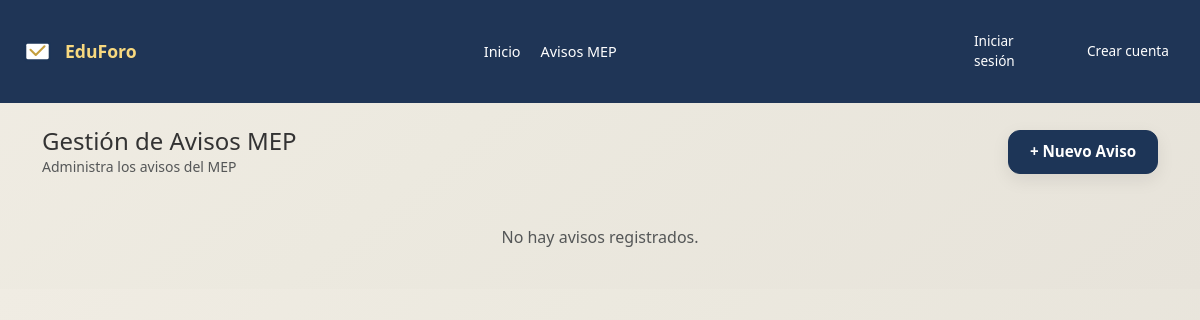
The page /php/mep/listar_avisos.php on the database as committed earlier.
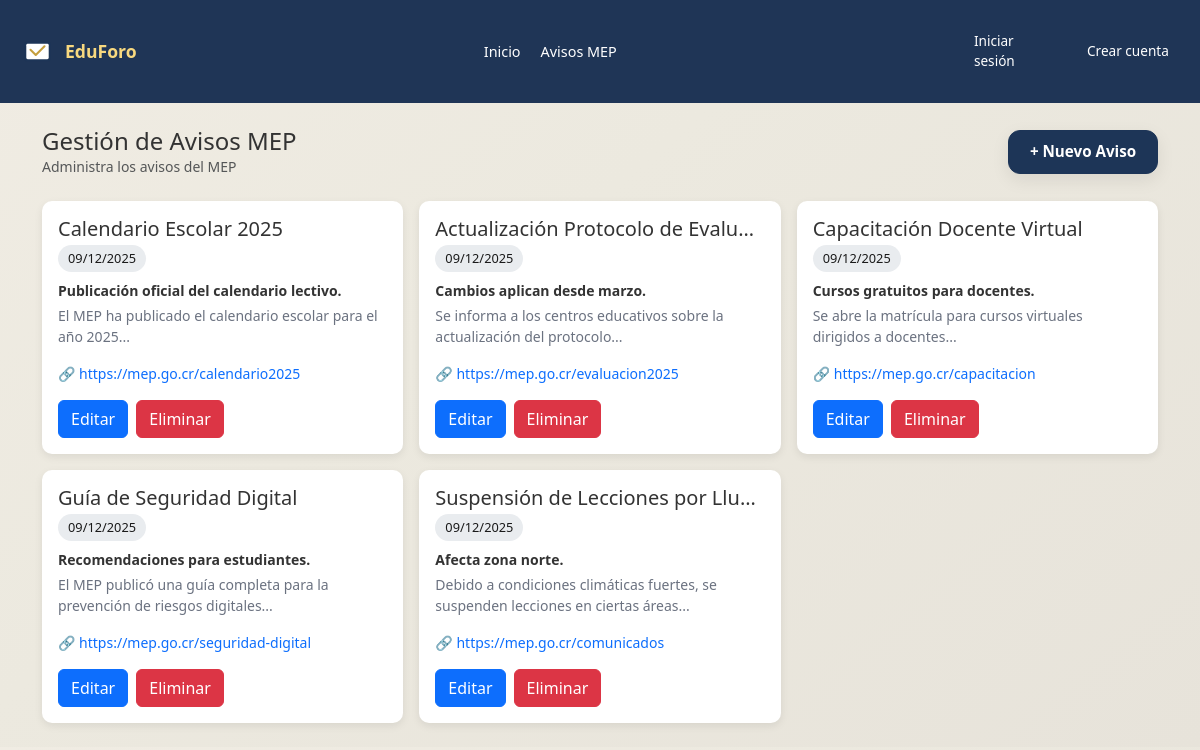
The same page on the database as committed later.
### tables this page shows
CREATE TABLE avisos_mep (
  id INT AUTO_INCREMENT PRIMARY KEY,
  titulo VARCHAR(100) NOT NULL,
  resumen VARCHAR(255),
  cuerpo VARCHAR(2000) NOT NULL,
  enlace VARCHAR(255),
  fecha_publicacion DATETIME NOT NULL DEFAULT CURRENT_TIMESTAMP
);

### php/mep/listar_avisos.php (the view, shortened to what this page needs)
<?php
$mysqli = abrirConexion();
$sql = "SELECT id, titulo, resumen, cuerpo, enlace, fecha_publicacion
        FROM avisos_mep
        ORDER BY fecha_publicacion DESC";
$resultado = $mysqli->query($sql);
?>
<!DOCTYPE html>
<html lang="es">
<head>
    <link href="https://cdn.jsdelivr.net/npm/bootstrap@5.3.3/dist/css/bootstrap.min.css" rel="stylesheet">
    <link rel="stylesheet" href="../../assets/css/style.css?v=<?php echo time(); ?>">
    <link rel="stylesheet" href="../../assets/css/Home.css?v=<?php echo time(); ?>">
    <link rel="stylesheet" href="../../assets/css/public.css?v=<?php echo time(); ?>">
</head>
<body>
    <?php include '../componentes/navbar.php'; ?>
    <main class="container my-4">
        <div class="d-flex justify-content-between align-items-center mb-4">
            <div>
                <h1 class="h4 mb-0">Gestión de Avisos MEP</h1>
                <p class="small text-muted mb-0">Administra los avisos del MEP</p>
            </div>
            <a href="agregar_aviso.php" class="btn btn-brand">+ Nuevo Aviso</a>
        </div>
        <div class="row g-3">
            <?php if ($resultado->num_rows > 0): ?>
                <?php while ($fila = $resultado->fetch_assoc()): ?>
                    <div class="col-md-4 mep-card">
                        <div class="card-min h-100 d-flex flex-column">
                            <h5 class="mb-1 text-truncate" title="<?php echo htmlspecialchars($fila['titulo']); ?>">
                                <?php echo htmlspecialchars($fila['titulo']); ?>
                            </h5>
                            <span class="badge-soft mb-2 align-self-start">
                                <?php echo date('d/m/Y', strtotime($fila['fecha_publicacion'])); ?>
                            </span>
                            <?php if (!empty($fila['resumen'])): ?>
                                <p class="small fw-bold mb-1">
                                    <?php echo htmlspecialchars($fila['resumen']); ?>
                                </p>
                            <?php endif; ?>
                            <p class="small text-muted-90 mb-3 flex-grow-1">
                                <?php echo htmlspecialchars(mb_strimwidth($fila['cuerpo'], 0, 100, "...")); ?>
                            </p>
                            <?php if (!empty($fila['enlace'])): ?>
                                <div class="mb-3">
                                    <a href="<?php echo htmlspecialchars($fila['enlace']); ?>" target="_blank" class="small text-decoration-none text-truncate d-block" title="<?php echo htmlspecialchars($fila['enlace']); ?>">
                                        🔗 <?php echo htmlspecialchars($fila['enlace']); ?>
                                    </a>
                                </div>
                            <?php endif; ?>
                            <div class="d-flex gap-2 mt-auto">
                                <a href="editar_aviso.php?id=<?php echo $fila['id']; ?>"
                                    class="btn btn-primary">Editar</a>
                                <a href="eliminar_aviso.php?id=<?php echo $fila['id']; ?>"
                                    class="btn btn-danger">Eliminar</a>
                            </div>
                        </div>
                    </div>
                <?php endwhile; ?>
            <?php else: ?>
                <div class="col-12">
                    <p class="text-muted text-center mt-4">No hay avisos registrados.</p>
                </div>
            <?php endif; ?>
        </div>
    </main>
</body>
</html>

Rows that differ between the two databases and show on the page:
added avisos_mep: titulo "Calendario Escolar 2025", fecha_publicacion "09/12/2025", resumen "Publicación oficial del calendario lectivo.", cuerpo "El MEP ha publicado el calendario escolar para el año 2025...", enlace "https://mep.go.cr/calendario2025"
added avisos_mep: titulo "Actualización Protocolo de Evalu…", fecha_publicacion "09/12/2025", resumen "Cambios aplican desde marzo.", cuerpo "Se informa a los centros educativos sobre la actualización del protocolo...", enlace "https://mep.go.cr/evaluacion2025"
added avisos_mep: titulo "Capacitación Docente Virtual", fecha_publicacion "09/12/2025", resumen "Cursos gratuitos para docentes.", cuerpo "Se abre la matrícula para cursos virtuales dirigidos a docentes...", enlace "https://mep.go.cr/capacitacion"
added avisos_mep: titulo "Guía de Seguridad Digital", fecha_publicacion "09/12/2025", resumen "Recomendaciones para estudiantes.", cuerpo "El MEP publicó una guía completa para la prevención de riesgos digitales...", enlace "https://mep.go.cr/seguridad-digital"
added avisos_mep: titulo "Suspensión de Lecciones por Llu…", fecha_publicacion "09/12/2025", resumen "Afecta zona norte.", cuerpo "Debido a condiciones climáticas fuertes, se suspenden lecciones en ciertas áreas...", enlace "https://mep.go.cr/comunicados"
Other text that changed with them:
text no longer shown: "No hay avisos registrados."
